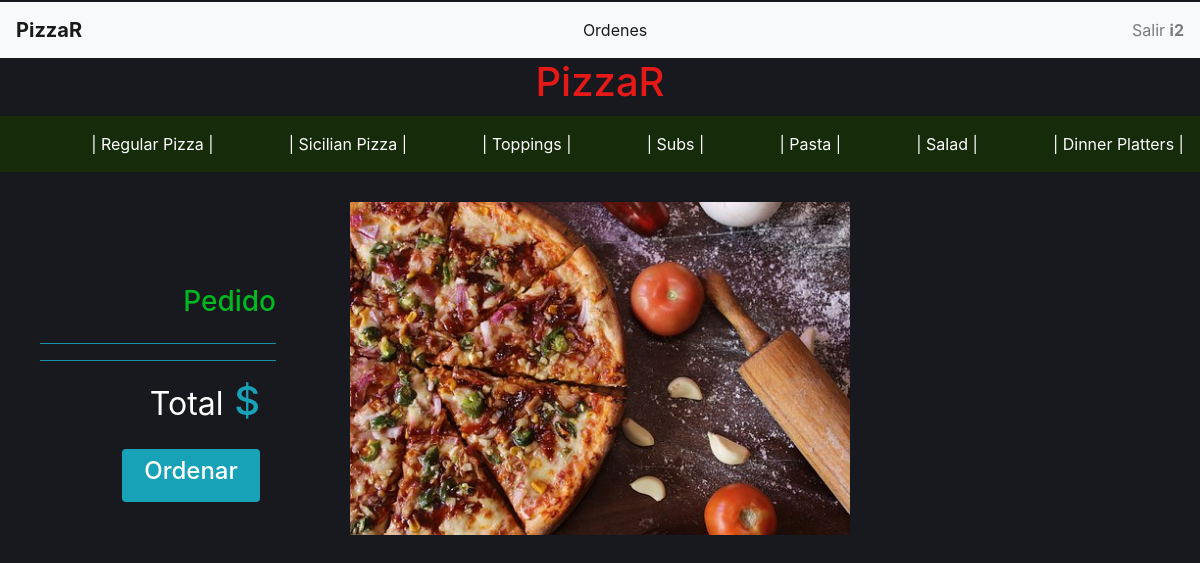
Screenshot of / (signed in) with the database file from the repository.
### orders/models.py (models this page shows)
class Category(models.Model):
    name=models.CharField(max_length=64)
    def __str__(self):
        return f"{self.name}"

### orders/views.py (the view)
# urls.py: path("", views.index, name="index")
def index(request):
    if not request.user.is_authenticated:
        return render(request,"login.html",{"message":None})
    order_number=User_order.objects.get(user=request.user,status='initiated').order_number
    context = {
        "user":request.user,
        "Checkout":Order2.objects.filter(user=request.user,number=order_number),
        "Checkout_category":Order2.objects.filter(user=request.user,number=order_number).values_list('category').distinct(),
        "Total":list(Order2.objects.filter(user=request.user,number=order_number).aggregate(Sum('price')).values())[0],
        "Category": Category.objects.all(),
        "Order_number":order_number
    }
    return render(request,"index.html",context)

### orders/templates/index.html (shortened to what this page needs)
{% extends "layout.html" %}
{% block body%}
<div class="container">
        <div class="pizza2">
                        <img src="static/pizza2.jpg" alt="">
        </div>
</div>
{% endblock %}

### orders/templates/layout.html (shortened to what this page needs)
<!DOCTYPE html>
<html style="height:100%">
<head>
    {% load static %}
    <link rel="stylesheet" type="text/css" href="{% static 'styles.css' %}">
    <link rel="stylesheet" href="https://maxcdn.bootstrapcdn.com/bootstrap/4.1.3/css/bootstrap.min.css">
</head>
<body style="margin-top: 2px; color: rgb(45, 88, 21); background-color: rgb(24, 24, 31);">
    {% if Category %}
    <nav class="navbar navbar-light bg-light" style="background-color: rgb(27, 27, 27);">
        <a class="navbar-brand" href="{% url 'index' %}"> <b>PizzaR</b> </a>
        <ul class="navbar-nav ml-auto">
            <li class="nav-item active">
                <a class="nav-link" href="{% url 'my_orders' Order_number %}">
                    Ordenes
                </a>
            </li>
        </ul>
        <ul class="navbar-nav ml-auto">
            <li class="nav-item">
                <a class="nav-link " href="{% url 'logout' %}">
                    Salir <strong>{{user.username}}</strong>
                </a>
            </li>
        </ul>
    </nav>
    {% endif %}
    <h1 class='text-center m-0'><a style="color: rgb(230, 25, 25);" href="{% url 'index' %}">PizzaR</a></h1>
    <nav class="navbar navbar-dark" style="background-color: rgb(21, 43, 9); margin-top: 10px;">
        {% for category in Category %}
        <ul class="navbar-nav ml-auto">
            <li class="nav-item active">
                <a href="{% url 'menu' category  %}" class="nav-link ">| {{category}} |</a>
            </li>
        </ul>
        {% endfor %}
    </nav>
    <div>
        {% block body%}
        {% endblock %}
    </div>
    <div id='checkout' class='list-group text-right '>
        {% if Category %}
        <h3 class=' text-right pr-6'>Pedido</h3>
        <ul>
            <hr class='bg-info'>
            <hr class='bg-info'>
            <li class='text-info text-right pr-3 '>
                <h1><small class='text-white'>Total</small> ${{Total|floatformat:2}}</h1>
            </li>
        </ul>
        <a id='place_order' href="{% url 'my_orders' Order_number %}">
            <div class='bg-info w-50 rounded p-2  ml-auto mr-3 text-center text-white '>
                <h4>Ordenar</h4>
            </div>
        </a>
        {% endif %}
    </div>
</body>
</html>

### orders/static/styles.css (style rules this page uses)
#checkout { color:rgb(0, 184, 31); margin-top: -250px; top:33%; right:0%; width:23%; }
li { list-style-type: none; }
.pizza2 { margin-top: 30px; }
.container div img { width: 500px; display:block; margin:auto; }

### rows the page displays
Category: name "Regular Pizza"
Category: name "Sicilian Pizza"
Category: name "Toppings"
Category: name "Subs"
Category: name "Pasta"
Category: name "Salad"
Category: name "Dinner Platters"

### other values shown
{{ user.username }} "i2"
